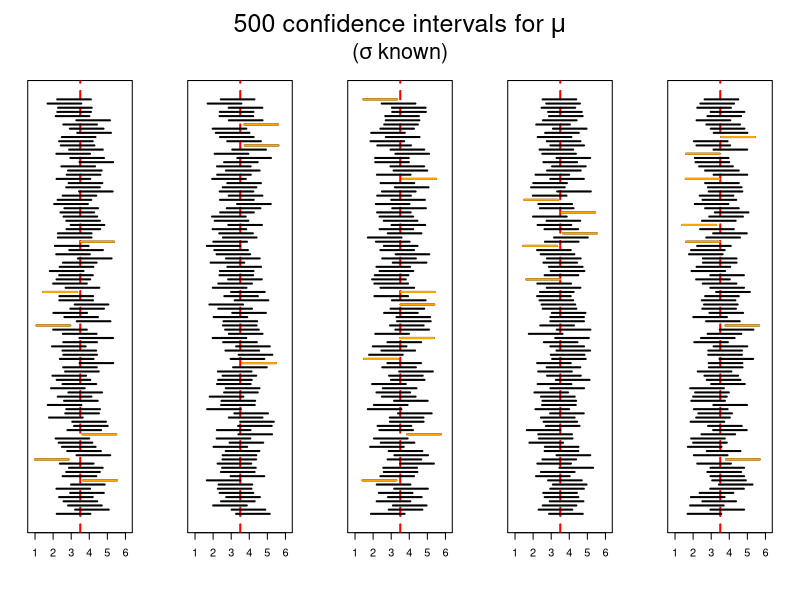
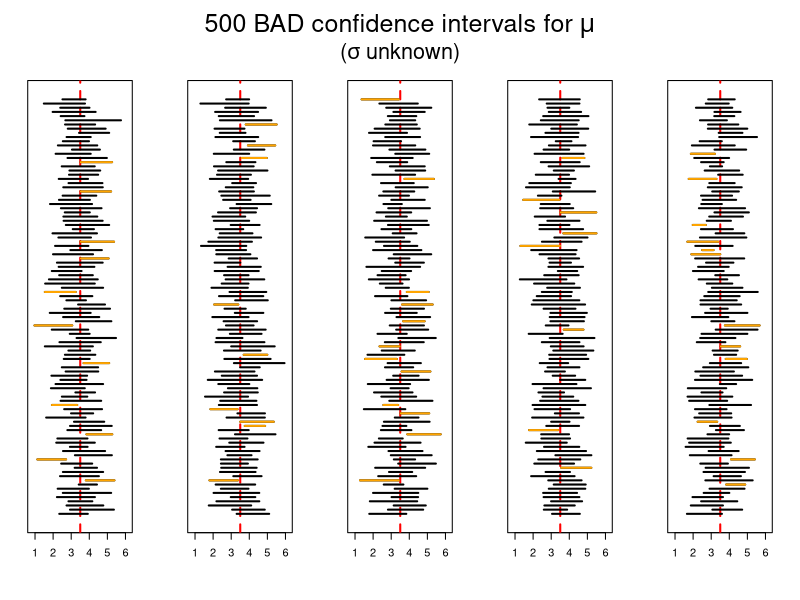
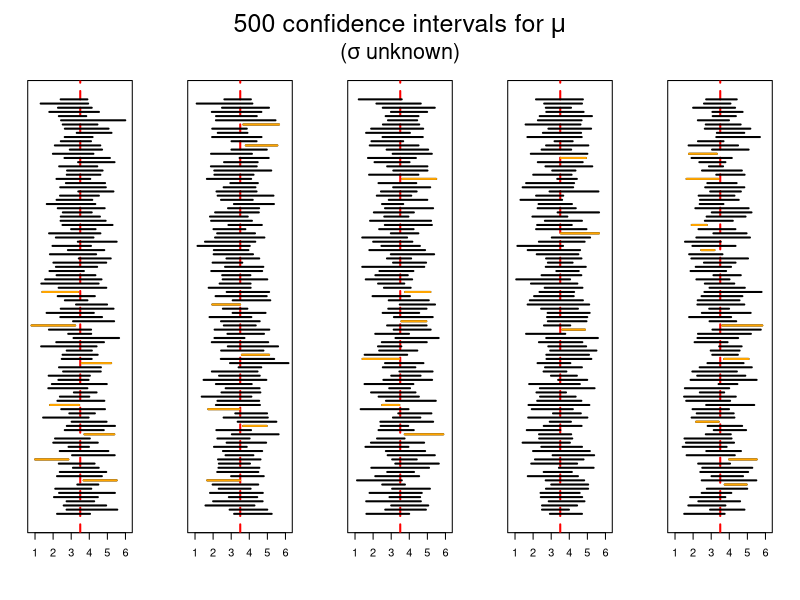

The R script that drew these images, in order:
## ---- chunk 1
knitr::opts_chunk$set(echo=TRUE, fig.align="center")
## ---- chunk 2
p <- 5
n <- 100
lo3 <- hi3 <- lo2 <- hi2 <- lo <- hi <- vector("list",p)
set.seed(1)
for(i in 1:p) {
  dat <- matrix(rnorm(n*10,3.5,sd=1.5),ncol=10)
  m <- apply(dat,1,mean)
  s <- apply(dat,1,sd)
  lo[[i]] <- m-qnorm(0.975)*1.5/sqrt(10)
  hi[[i]] <- m+qnorm(0.975)*1.5/sqrt(10)
  lo2[[i]] <- m-qnorm(0.975)*s/sqrt(10)
  hi2[[i]] <- m+qnorm(0.975)*s/sqrt(10)
  lo3[[i]] <- m-qt(0.975,9)*s/sqrt(10)
  hi3[[i]] <- m+qt(0.975,9)*s/sqrt(10)
}
r <- range(unlist(c(lo,hi,lo2,hi2,lo3,hi3)))
## ---- chunk 3
par(mfrow=c(1,5), las=1, mar=c(5.1,2.1,6.1,2.1))
for(i in 1:p) {
  plot(0,0,type="n",ylim=0.5+c(0,n),xlim=r,ylab="",xlab="",yaxt="n")
  abline(v=3.5,lty=2,col="red",lwd=2)
  segments(lo[[i]],1:n,hi[[i]],1:n,lwd=2)
  o <- (1:n)[lo[[i]] > 3.5 | hi[[i]] < 3.5]
  segments(lo[[i]][o],o,hi[[i]][o],o,lwd=2,col="orange")
}
par(mfrow=c(1,1))
mtext(expression(paste("500 confidence intervals for ",mu)),side=3,cex=1.5,xpd=TRUE,line=4)
mtext(expression(paste("(",sigma," known)")),side=3,cex=1.3,xpd=TRUE,line=2.7)
## ---- chunk 4
par(mfrow=c(1,5), las=1, mar=c(5.1,2.1,6.1,2.1))
for(i in 1:p) {
  plot(0,0,type="n",ylim=0.5+c(0,n),xlim=r,ylab="",xlab="",yaxt="n")
  abline(v=3.5,lty=2,col="red",lwd=2)
  segments(lo2[[i]],1:n,hi2[[i]],1:n,lwd=2)
  o <- (1:n)[lo2[[i]] > 3.5 | hi2[[i]] < 3.5]
  segments(lo2[[i]][o],o,hi2[[i]][o],o,lwd=2,col="orange")
}
par(mfrow=c(1,1))
mtext(expression(paste("500 BAD confidence intervals for ",mu)),side=3,cex=1.5,xpd=TRUE,line=4)
mtext(expression(paste("(",sigma," unknown)")),side=3,cex=1.3,xpd=TRUE,line=2.7)
## ---- chunk 5
par(mfrow=c(1,5), las=1, mar=c(5.1,2.1,6.1,2.1))
for(i in 1:p) {
  plot(0,0,type="n",ylim=0.5+c(0,n),xlim=r,ylab="",xlab="",yaxt="n")
  abline(v=3.5,lty=2,col="red",lwd=2)
  segments(lo3[[i]],1:n,hi3[[i]],1:n,lwd=2)
  o <- (1:n)[lo3[[i]] > 3.5 | hi3[[i]] < 3.5]
  segments(lo3[[i]][o],o,hi3[[i]][o],o,lwd=2,col="orange")
}
par(mfrow=c(1,1))
mtext(expression(paste("500 confidence intervals for ",mu)),side=3,cex=1.5,xpd=TRUE,line=4)
mtext(expression(paste("(",sigma," unknown)")),side=3,cex=1.3,xpd=TRUE,line=2.7)
